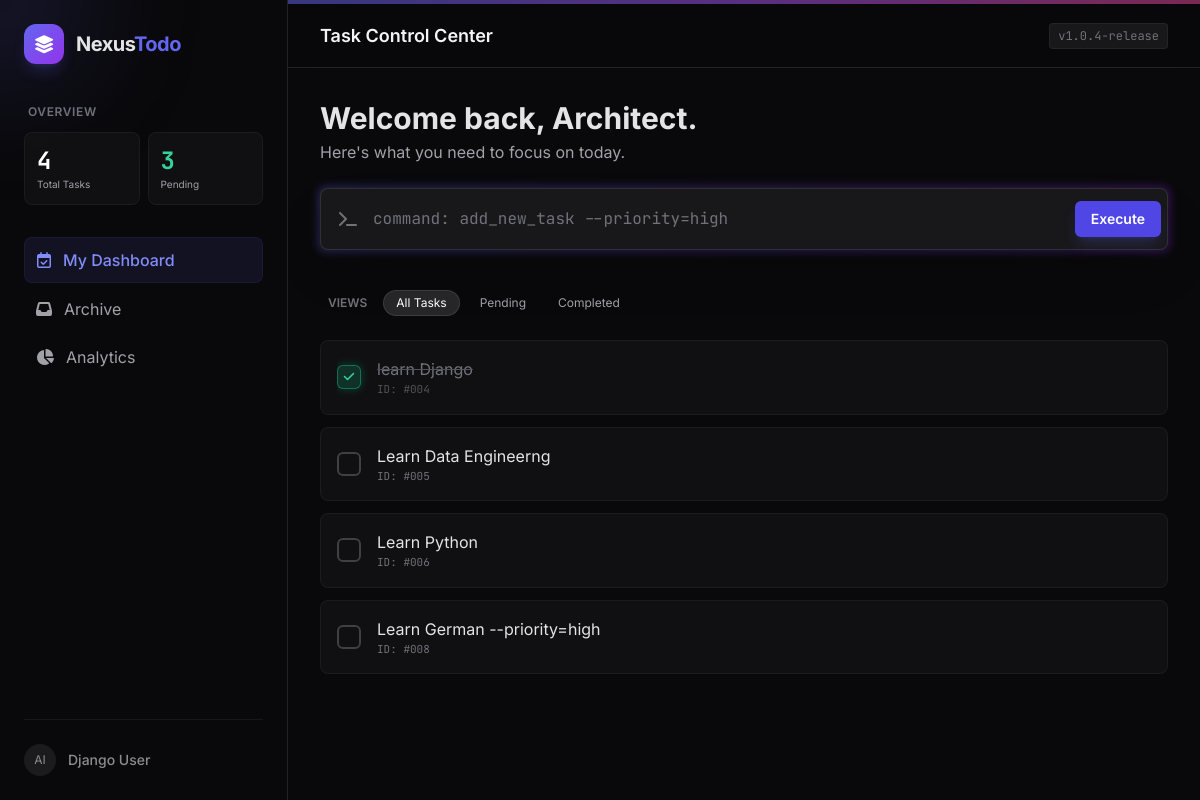
Before: / with the older database file.
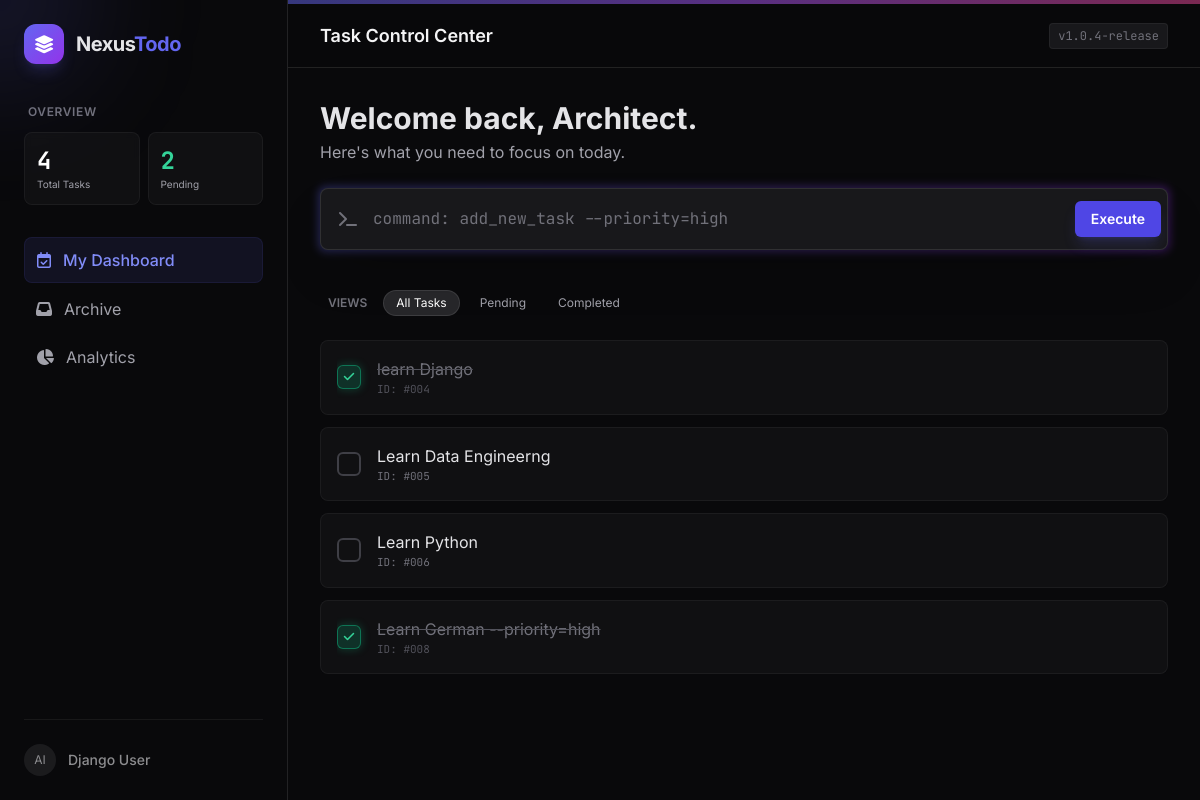
After: the same page with the newer database file.
### todos/models.py (models this page shows, shortened)
class Todo(models.Model):
    title = models.CharField(max_length=100)
    description = models.TextField(null=True, blank=True)
    due_date = models.DateField(null=True, blank=True)
    is_resolved = models.BooleanField(default=False)

### todos/views.py (the view)
# urls.py: path("", views.home, name="home"),
def home(request):
    todos = Todo.objects.all().order_by("due_date")
    total = todos.count()
    completed = todos.filter(is_resolved=True).count()
    pending = total - completed
    context = {
        "todos": todos,
        "total": total,
        "completed": completed,
        "pending": pending,
    }
    return render(request, "home.html", context)

### templates/home.html (shortened to what the changed rows need)
<!DOCTYPE html>
<html lang="en" class="dark">
<head>
    <script src="https://cdn.tailwindcss.com"></script>
    <link rel="stylesheet" href="https://cdnjs.cloudflare.com/ajax/libs/font-awesome/6.4.0/css/all.min.css">
</head>
<body class="h-screen w-full flex overflow-hidden selection:bg-indigo-500/30">
    <aside class="hidden md:flex flex-col w-72 h-full border-r border-white/10 bg-zinc-950 p-6 relative">
        <div class="mb-8">
            <div class="grid grid-cols-2 gap-2">
                <div class="bg-zinc-900/50 border border-white/5 rounded-lg p-3 backdrop-blur-sm">
                    <div class="text-2xl font-bold text-emerald-400 mono">{{ pending }}</div>
                    <div class="text-[10px] text-zinc-400">Pending</div>
                </div>
            </div>
        </div>
    </aside>
    <main class="flex-1 h-full relative flex flex-col">
        <header class="h-16 border-b border-white/10 flex items-center justify-between px-8 bg-zinc-950/50 backdrop-blur-md sticky top-0 z-50">
            <h2 class="text-lg font-semibold text-zinc-100">Task Control Center</h2>
        </header>
        <div class="flex-1 overflow-y-auto p-8 relative">
            <div class="max-w-4xl mx-auto space-y-6">
                <div>
                    <h1 class="text-3xl font-bold mb-1">Welcome back, Architect.</h1>
                </div>
                <div class="space-y-3 pb-20">
                    {% for todo in todos %}
                    <div class="group flex items-center justify-between p-4 rounded-lg bg-zinc-900/50 border border-white/5 hover:border-indigo-500/30 hover:bg-zinc-800/50 transition-all duration-300 backdrop-blur-sm">
                        <div class="flex items-center gap-4 overflow-hidden">
                            <a href="{% url 'toggle_todo' todo.id %}" class="flex-shrink-0 cursor-pointer">
                                {% if todo.is_resolved %}
                                    <div class="w-6 h-6 rounded-md bg-emerald-500/20 border border-emerald-500/50 flex items-center justify-center text-emerald-400 shadow-[0_0_10px_rgba(16,185,129,0.3)] transition-all">
                                        <i class="fa-solid fa-check text-xs"></i>
                                    </div>
                                {% else %}
                                    <div class="w-6 h-6 rounded-md border-2 border-zinc-700 group-hover:border-indigo-500 group-hover:shadow-[0_0_10px_rgba(99,102,241,0.3)] transition-all"></div>
                                {% endif %}
                            </a>
                            <div class="flex flex-col min-w-0">
                                <span class="text-base truncate {% if todo.is_resolved %}text-zinc-500 line-through decoration-zinc-600{% else %}text-zinc-200{% endif %}">
                                    {{ todo.title }}
                                </span>
                                <span class="text-[11px] mono {% if todo.is_resolved %}text-zinc-600{% else %}text-zinc-500{% endif %}">
                                    ID: #00{{ todo.id }}
                                </span>
                            </div>
                        </div>
                    </div>
                    {% endfor %}
                </div>
            </div>
        </div>
    </main>
</body>
</html>

Changed rows visible on the page:
changed Todo "Learn German --priority=high": is_resolved False → True (drawn)
Other visible differences:
{{ pending }}: "3" → "2"
